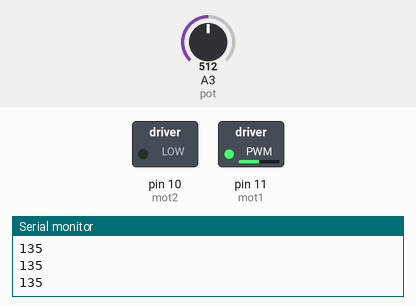
A sketch run on a simulated Arduino Uno, built with avr-gcc and run on an emulated ATmega328P. Parts: switched loads named in the sketch (green lamp = pin HIGH), the last lines printed to the serial monitor. Inputs (shaded band) come from the test bench; at power-on: A3 (pot) = 512.

Above: at 1.2 s.
1.3 s: A3 (pot) set to 716
At 2.5 s:
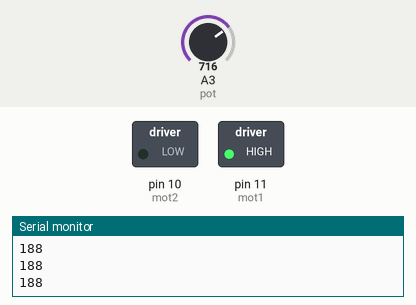
2.8 s: A3 (pot) set to 306
At 3.6 s:
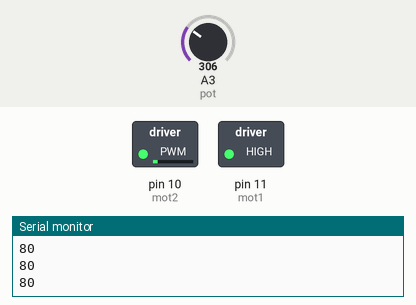
4.3 s: A3 (pot) set to 170
At 4.8 s:
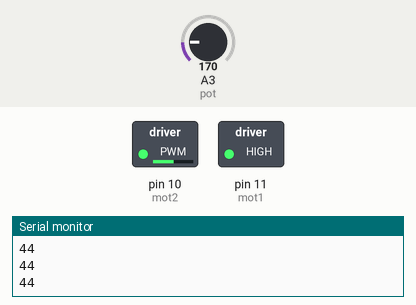
5.8 s: A3 (pot) set to 190
At 7.0 s:
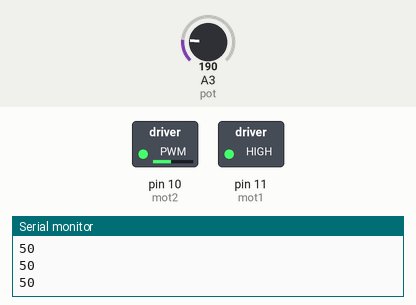
7.3 s: A3 (pot) set to 80
At 8.2 s:
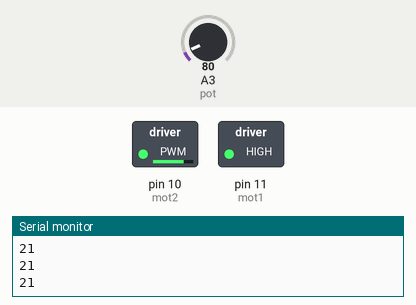
8.8 s: A3 (pot) set to 511
At 9.4 s:
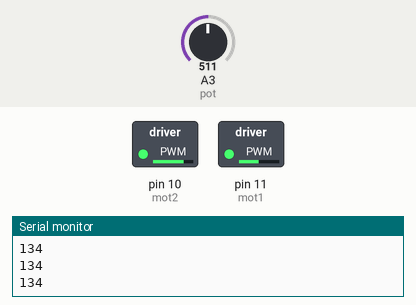
Timing chart, 0 to 11.3 s (numbered marks = the images above; inputs shaded):
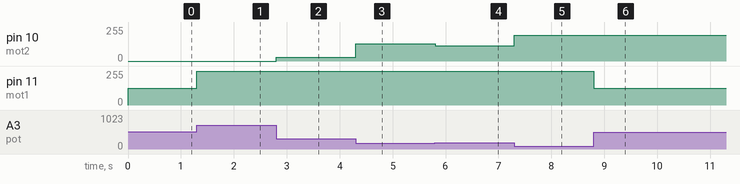

The sketch:

goniometer.ino
```cpp
/*
 * ARDUINO CODE
 * GONIOMETER:
 *    PURPOSE:  MEASURE THE POTENTIOMETER AS AN ANGLE FROM 0 TO 180 DEGREES,
 *              CALCULATE ANGULAR VELOCITY,
 *              CALCULATE ANGULAR ACCELERATION
 *
 * DC MOTOR CONTROL:
 *    PURPOSE:  OPERATE A MOTOR BASED ON THE OPENING ANGLE.
 */

int pot = A3;      // POTENTIOMETER PIN: A3
int x;             // VARIABLE THAT STORES THE POTENTIOMETER POSITION (0 - 1024)
int g;             // ANGLE IN DEGREES
int w;             // VARIABLE THAT STORES THE ANGULAR VELOCITY

int i = 0, j = 0, k = 0;  // COUNTER VARIABLES

int mot1 = 11, mot2 = 10; // H-BRIDGE PINS

void setup() {
  Serial.begin(9600);   // INITIALIZE SERIAL COMMUNICATION
  pinMode(pot, INPUT);
  pinMode(mot1, OUTPUT);
  pinMode(mot2, OUTPUT);
}

void loop() {
  x = analogRead(pot);    // READ THE POTENTIOMETER POSITION
  motor();
  g = map(x, 0, 1024, 0, 270);  // CONVERT THE POTENTIOMETER VALUE TO DEGREES (0 - 270)
  Serial.println(g);      // SEND THE DATA (NUMERIC VALUES ONLY) TO THE SERIAL MONITOR
  Serial.flush();
}

/*
//**** ANGULAR VELOCITY FUNCTION (DEGREES) ****
int velocidad_angular_grados() {
  int y, z;         // y, z: STORE THE POTENTIOMETER VALUE
  int g1, g2, s;    // g1, g2: ANGLE IN DEGREES; s: SECONDS
  y = analogRead(pot);             // READ THE POTENTIOMETER POSITION
  g2 = map(y, 0, 1024, 0, 270);      // CALCULATE THE OPENING ANGLE
  delay(999);                      // WAIT APPROXIMATELY ONE SECOND
  z = analogRead(pot);             // READ THE POTENTIOMETER POSITION AGAIN
  g1 = map(z, 0, 1024, 0, 270);      // CALCULATE THE OPENING ANGLE AGAIN

  i++;                   // INCREMENT THE SECONDS COUNTER
  return abs(g1 - g2);   // RETURN THE ANGULAR VELOCITY (DEGREES PER SECOND)
}

int velocidad_angular_radianes() {
  int y, z;
  int r1, r2, s;   // r1, r2: ANGLE IN RADIANS; s: SECONDS

  y = analogRead(pot);    // READ THE POTENTIOMETER POSITION
  g2 = (y) / 1024;        // CALCULATE THE FRACTION THAT MULTIPLIES PI
  delay(999);             // WAIT APPROXIMATELY ONE SECOND
  z = analogRead(pot);    // READ THE POTENTIOMETER POSITION AGAIN
  g1 = (z) / 1024;        // CALCULATE THE FRACTION THAT MULTIPLIES PI

  j++;                   // INCREMENT THE SECONDS COUNTER
  return abs(g1 - g2);   // RETURN THE ANGULAR VELOCITY (RADIANS PER SECOND)
}
//**** END OF ANGULAR VELOCITY FUNCTIONS ****
*/

//**** ANGULAR ACCELERATION FUNCTION ****


//**** END OF ANGULAR ACCELERATION FUNCTION ****

//**** MOTOR FUNCTION ****
int motor(){
  int g;          // g: STORES THE ANGLE VALUE (IN DEGREES)
  int vm1;        // vm1 - "MOTOR-1 SPEED": ROTATION TO THE LEFT
  int vm2;        // vm2 - "MOTOR-2 SPEED": ROTATION TO THE RIGHT

  g = map(x, 0, 1024, 0, 270);
  vm1 = map(g, 90, 180, 0, 255);
  vm2 = map(g, 90, 0, 0, 255);

  if(g == 90){
    analogWrite(mot1, 0);
    analogWrite(mot2, 0);
  } else {
    if (g > 180){
      analogWrite(mot1, 255);
    } else {
      if(g > 90 && g <= 180){
        analogWrite(mot1, vm1);
      } else {
         if(g < 90){
            analogWrite(mot2, vm2);
         }
      }
    }
  }
}
//**** END OF MOTOR FUNCTION ****

/*
 * NOTES:
 * ANGULAR VELOCITY FORMULA:
 *    OBTAIN THE ANGLE ROTATED PER UNIT OF TIME, GIVEN IN RADIANS OR DEGREES PER SECOND.
 *    WE USE "W" (UNIT == degrees/sec or rad/s)
 *           ( g2 - g1 )
 *    w = abs(--------)  where abs() denotes the ABSOLUTE VALUE
 *           (   1s   )
 *
 * ANGULAR ACCELERATION FORMULA:
 *    OBTAIN THE CHANGE IN ANGULAR VELOCITY PER UNIT OF TIME.
 *    IT IS EXPRESSED IN RADIANS PER SECOND SQUARED.
 *    WE USE "a" (UNIT == rad/s^2)
 *        vf - v0
 *    a = -------
 *           t
 *
 * COMMANDS:
 * MAP: (PERFORMS A LINEAR MAPPING, AKA THE RULE OF THREE)
 */
```

Measured:
- after the input at 1.3 s, pin 11 (mot1): 127/255 → 255/255 at once
- after the input at 2.8 s, pin 10 (mot2): 0/255 → 28/255 at once
- after the input at 4.3 s, pin 10 (mot2): 28/255 → 130/255 at once
- after the input at 5.8 s, pin 10 (mot2): 130/255 → 113/255 at once
- after the input at 7.3 s, pin 10 (mot2): 113/255 → 195/255 at once
- after the input at 8.8 s, pin 11 (mot1): 255/255 → 124/255 at once
